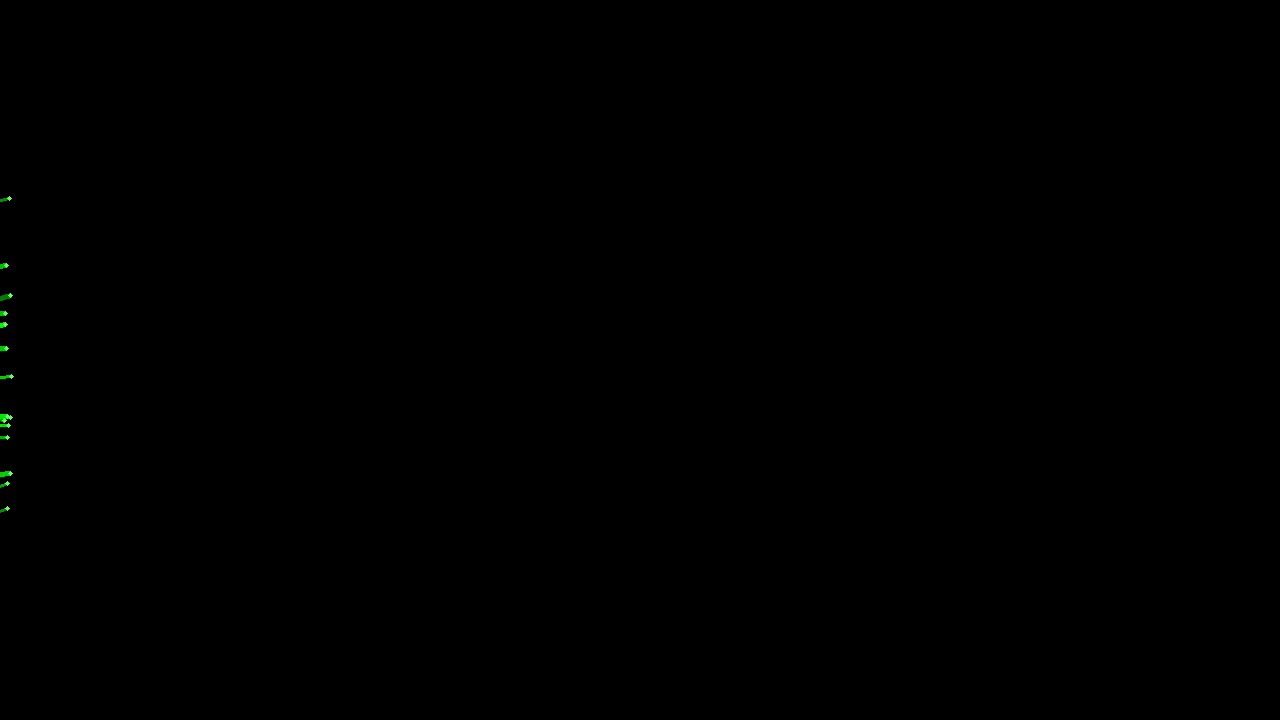
#> input picture frame 0 of neuron_growth_50.mp4, 1280 x 720 px
$ python '神经元追踪工具 v10.0 - 整合匈牙利算法与Frangi滤波.py'
#> lines starting #> are read from the running program, lines starting #| are printed output that depends on the picture; after the words box and inside, x2 and y2 are one past the last pixel; in counts of white or black regions, pixels touching at a corner belong together
"""
神经元追踪工具 v10.0
整合：Frangi滤波 + 尖端检测 + 匈牙利算法匹配
"""

import cv2
import numpy as np
import json
import os
import heapq
from datetime import datetime
from collections import defaultdict

from skimage.morphology import skeletonize, remove_small_objects
from skimage.filters import frangi, hessian
from scipy.optimize import linear_sum_assignment
from scipy.ndimage import convolve

try:
    import tkinter as tk
    from tkinter import filedialog

    HAS_TK = True
except ImportError:
    HAS_TK = False


# ============================================================================
#                              配置
# ============================================================================

class Config:
    MAX_NEURONS = 50
    DISPLAY_WIDTH = 1600
    DISPLAY_HEIGHT = 1000
    PANEL_HEIGHT = 130

    MIN_ZOOM, MAX_ZOOM, ZOOM_STEP = 0.2, 10.0, 1.4

    # 图像处理
    GREEN_THRESHOLD = 40
    CLAHE_CLIP_LIMIT = 3.0
    MEDIAN_KERNEL = 5
    MIN_OBJECT_SIZE = 50

    # Frangi 滤波参数
    FRANGI_SCALE_RANGE = (1, 5)
    FRANGI_SCALE_STEP = 1
    FRANGI_BETA1 = 0.5
    FRANGI_BETA2 = 15

    # 追踪参数
    MAX_MATCH_DIST = 50  # 最大匹配距离
    BIRTH_COST = 80  # 新生代价
    DEATH_COST = 80  # 消失代价
    DIRECTION_WEIGHT = 15.0  # 方向一致性权重
    PREDICTION_WEIGHT = 5.0  # 预测偏差权重
    Y_TOLERANCE = 35
    MAX_GAP = 15
    DIRECTION_HISTORY = 8

    # 颜色
    COLOR_BG = (30, 30, 30)
    COLOR_PANEL = (25, 25, 25)
    COLOR_BTN = (65, 65, 65)
    COLOR_BTN_HOVER = (85, 85, 85)
    COLOR_BTN_ACTIVE = (70, 130, 70)


def gen_colors(n):
    colors = []
    for i in range(n):
        h = int(180 * i / n)
        hsv = np.uint8([[[h, 255, 255]]])
        bgr = cv2.cvtColor(hsv, cv2.COLOR_HSV2BGR)[0][0]
        colors.append((int(bgr[0]), int(bgr[1]), int(bgr[2])))
    return colors


# ============================================================================
#                              UI组件
# ============================================================================

class Button:
    def __init__(self, x, y, w, h, text, color=None):
        self.x, self.y, self.w, self.h = x, y, w, h
        self.text = text
        self.color = color or Config.COLOR_BTN
        self.hover = self.active = False

    def contains(self, px, py):
        return self.x <= px < self.x + self.w and self.y <= py < self.y + self.h

    def draw(self, img):
        bg = Config.COLOR_BTN_ACTIVE if self.active else (Config.COLOR_BTN_HOVER if self.hover else self.color)
        cv2.rectangle(img, (self.x, self.y), (self.x + self.w, self.y + self.h), bg, -1)
        cv2.rectangle(img, (self.x, self.y), (self.x + self.w, self.y + self.h), (100, 100, 100), 1)
        (tw, th), _ = cv2.getTextSize(self.text, cv2.FONT_HERSHEY_SIMPLEX, 0.5, 2)
        cv2.putText(img, self.text, (self.x + (self.w - tw) // 2, self.y + (self.h + th) // 2),
                    cv2.FONT_HERSHEY_SIMPLEX, 0.5, (255, 255, 255), 2, cv2.LINE_AA)


class InputBox:
    def __init__(self, x, y, w, h, label):
        self.x, self.y, self.w, self.h = x, y, w, h
        self.label = label
        self.text = ""
        self.active = False

    def contains(self, px, py):
        return self.x <= px < self.x + self.w and self.y <= py < self.y + self.h

    def draw(self, img, highlight=None):
        cv2.putText(img, self.label, (self.x, self.y - 5), cv2.FONT_HERSHEY_SIMPLEX, 0.4, (180, 180, 180), 1)
        bg = (55, 55, 75) if self.active else (45, 45, 45)
        cv2.rectangle(img, (self.x, self.y), (self.x + self.w, self.y + self.h), bg, -1)
        border = (150, 180, 255) if self.active else (100, 100, 100)
        cv2.rectangle(img, (self.x, self.y), (self.x + self.w, self.y + self.h), border, 1)
        tx = self.x + 6
        if highlight:
            cv2.rectangle(img, (self.x + 4, self.y + 4), (self.x + 20, self.y + self.h - 4), highlight, -1)
            tx = self.x + 26
        cv2.putText(img, self.text, (tx, self.y + self.h - 8), cv2.FONT_HERSHEY_SIMPLEX, 0.5, (220, 220, 220), 1)

    # [8 lines left out: function handle_key, not called in this run]


# ============================================================================
#                              视频处理
# ============================================================================

class VideoHandler:
    def __init__(self):
        self.cap = self.writer = None
        self.path = ""
        self.total = self.w = self.h = 0
        self.fps = 30
        self.frame = None
        self.idx = 0

    def load(self, path):
        self.path = path
        self.cap = cv2.VideoCapture(path)
        self.total = int(self.cap.get(cv2.CAP_PROP_FRAME_COUNT))
        self.w = int(self.cap.get(cv2.CAP_PROP_FRAME_WIDTH))
        self.h = int(self.cap.get(cv2.CAP_PROP_FRAME_HEIGHT))
        self.fps = self.cap.get(cv2.CAP_PROP_FPS) or 30
        print(f"✓ 视频: {self.w}x{self.h}, {self.fps:.1f}fps, {self.total}帧")

    def read(self, idx):
        idx = max(0, min(idx, self.total - 1))
        self.cap.set(cv2.CAP_PROP_POS_FRAMES, idx)
        ret, self.frame = self.cap.read()
        if ret: self.idx = idx
        return self.frame

    def start_write(self, path):
        os.makedirs(os.path.dirname(path) or ".", exist_ok=True)
        self.writer = cv2.VideoWriter(path, cv2.VideoWriter_fourcc(*'mp4v'), int(self.fps), (self.w, self.h))

    def write(self, f):
        if self.writer: self.writer.write(f)

    def stop_write(self):
        if self.writer: self.writer.release(); self.writer = None

    def release(self):
        if self.cap: self.cap.release()
        self.stop_write()


# ============================================================================
#                     阶段一：图像增强与分割（Frangi滤波）
# ============================================================================

class ImageProcessor:
    """
    图像处理器：整合 Frangi 滤波增强管状结构
    """

    def __init__(self):
        self.clahe = cv2.createCLAHE(clipLimit=Config.CLAHE_CLIP_LIMIT, tileGridSize=(8, 8))
        self.kernel = cv2.getStructuringElement(cv2.MORPH_ELLIPSE, (3, 3))

    # [106 lines left out: functions is_green, extract_green_channel, apply_frangi, process_frame, nearest_skeleton_point, not called in this run]


# ============================================================================
#                     阶段二：拓扑结构提取（尖端/分支点检测）
# ============================================================================

class TopologyExtractor:
    """
    拓扑结构提取器：从骨架中提取关键节点

    节点类型根据度(degree)分类：
    - 尖端(Tip): degree = 1
    - 路径(Path): degree = 2
    - 分支点(Branch): degree >= 3
    """

    # 8邻域偏移
    NEIGHBORS = [(-1, -1), (-1, 0), (-1, 1), (0, -1), (0, 1), (1, -1), (1, 0), (1, 1)]

    def __init__(self):
        # 用于计算度的卷积核
        self.degree_kernel = np.array([[1, 1, 1], [1, 0, 1], [1, 1, 1]], dtype=np.uint8)

    # [95 lines left out: functions compute_degree_map, extract_tips, extract_branches, _compute_tip_direction, extract_all_nodes, not called in this run]


# ============================================================================
#                     阶段三：时序关联（匈牙利算法）
# ============================================================================

class HungarianMatcher:
    """
    基于匈牙利算法的时序关联器

    代价函数: C_ij = α·d_spatial + β·d_direction + γ·d_prediction
    """

    def __init__(self, max_dist=None, birth_cost=None, death_cost=None):
        self.max_dist = max_dist or Config.MAX_MATCH_DIST
        self.birth_cost = birth_cost or Config.BIRTH_COST
        self.death_cost = death_cost or Config.DEATH_COST

    # [120 lines left out: functions compute_cost_matrix, match_with_birth_death, not called in this run]


# ============================================================================
#                     综合追踪器
# ============================================================================

class NeuronTracker:
    """
    神经元追踪器：整合三阶段追踪
    """

    def __init__(self, img_processor):
        self.ip = img_processor
        self.topo = TopologyExtractor()
        self.matcher = HungarianMatcher()

        # 追踪状态
        self.trajectories = {}  # tip_id -> [(y, x), ...]
        self.tip_directions = {}  # tip_id -> (dy, dx)
        self.next_id = 0
        self.branch_tree = {}  # tip_id -> parent_id

    # [291 lines left out: functions reset, _compute_direction, initialize_from_markers, track_growth, track_frame_hungarian, _trace_single_direction and 2 more, not called in this run]


# ============================================================================
#                              数据管理
# ============================================================================

class DataManager:
    def __init__(self):
        self.marks = {}  # {nid: {"color": [...], "marks": [...]}}
        self.trajs = {}  # {nid: [(y,x), ...]}
        self.colors = gen_colors(Config.MAX_NEURONS)

    # [21 lines left out: functions add_mark, del_mark_near, not called in this run]

    def get_marks(self, nid):
        return self.marks[nid]["marks"] if nid in self.marks else []

    def color(self, nid):
        return tuple(self.marks[nid]["color"]) if nid in self.marks else tuple(self.colors[nid % len(self.colors)])

    def del_neuron(self, nid):
        self.marks.pop(nid, None)
        self.trajs.pop(nid, None)

    # [26 lines left out: functions new_id, save, load, not called in this run]


# ============================================================================
#                              主程序
# ============================================================================

class NeuronTool:
    def __init__(self):
        self.vid = VideoHandler()
        self.ip = ImageProcessor()
        self.data = DataManager()
        self.tracker = NeuronTracker(self.ip)
        self.topo = TopologyExtractor()

        self.zoom = 1.0
        self.pan_x = self.pan_y = 0
        self.panning = False
        self.pan_start = (0, 0)

        self.cur_nid = 0
        self.mode = 'mark'
        self.use_frangi = True  # 是否使用Frangi滤波

        self.buttons = {}
        self.frame_inp = self.neuron_inp = self.active_inp = None
        self.mx = self.my = 0
        self.action = None
        self.data_path = self.out_path = None

        if HAS_TK:
            self.root = tk.Tk()
            self.root.withdraw()
        else:
            self.root = None

    @property
    def img_h(self):
        return Config.DISPLAY_HEIGHT - Config.PANEL_HEIGHT

    def _init_ui(self):
        y1, y2, y3 = self.img_h + 12, self.img_h + 55, self.img_h + 95
        bh = 36
        x = 15

        self.buttons['prev'] = Button(x, y1, 55, bh, '<Prev');
        x += 60
        self.buttons['next'] = Button(x, y1, 55, bh, 'Next>');
        x += 60
        self.buttons['p10'] = Button(x, y1, 40, bh, '-10');
        x += 45
        self.buttons['n10'] = Button(x, y1, 40, bh, '+10');
        x += 55

        self.frame_inp = InputBox(x, y1 + 2, 80, 32, "Frame:");
        x += 95

        self.buttons['zin'] = Button(x, y1, 35, bh, 'Z+');
        x += 40
        self.buttons['zout'] = Button(x, y1, 35, bh, 'Z-');
        x += 40
        self.buttons['zfit'] = Button(x, y1, 35, bh, 'Fit');
        x += 50

        self.neuron_inp = InputBox(x, y1 + 2, 60, 32, "Neuron:")
        self.neuron_inp.text = "0";
        x += 75

        self.buttons['new'] = Button(x, y1, 45, bh, 'New');
        x += 50
        self.buttons['deln'] = Button(x, y1, 50, bh, 'Del N');
        x += 55
        self.buttons['frangi'] = Button(x, y1, 60, bh, 'Frangi');
        x += 65

        x = 15
        self.buttons['mark'] = Button(x, y2, 60, bh, 'MARK');
        x += 65
        self.buttons['track'] = Button(x, y2, 60, bh, 'TRACK');
        x += 75
        self.buttons['run'] = Button(x, y2, 80, bh, '> RUN', (60, 110, 60));
        x += 85
        self.buttons['save'] = Button(x, y2, 50, bh, 'Save', (60, 110, 60));
        x += 55
        self.buttons['load'] = Button(x, y2, 50, bh, 'Load');
        x += 55
        self.buttons['clr'] = Button(x, y2, 70, bh, 'ClearAll', (60, 60, 110));
        x += 80
        self.buttons['tips'] = Button(x, y2, 55, bh, 'Tips');
        x += 60
        self.buttons['exit'] = Button(x, y2, 50, bh, 'EXIT', (60, 60, 110))

        for i in range(15):
            self.buttons[f'n{i}'] = Button(15 + i * 50, y3, 46, 28, f'N{i}')

    # [11 lines left out: functions s2i, i2s, not called in this run]

    def _fit(self):
        self.zoom = min((Config.DISPLAY_WIDTH - 40) / self.vid.w, (self.img_h - 40) / self.vid.h, 1.0)
        self.pan_x = self.pan_y = 0

    # [158 lines left out: functions _show_tips, _btn_click, _confirm_inp, _mouse, not called in this run]

    def _draw(self):
        if self.vid.frame is None:
            return None

        c = np.full((Config.DISPLAY_HEIGHT, Config.DISPLAY_WIDTH, 3), Config.COLOR_BG, np.uint8)

        dw, dh = int(self.vid.w * self.zoom), int(self.vid.h * self.zoom)
        interp = cv2.INTER_LINEAR if self.zoom < 1 else cv2.INTER_NEAREST
        resized = cv2.resize(self.vid.frame, (dw, dh), interpolation=interp)
        ox = (Config.DISPLAY_WIDTH - dw) // 2 + self.pan_x
        oy = (self.img_h - dh) // 2 + self.pan_y

        sx1, sy1 = max(0, -ox), max(0, -oy)
        sx2, sy2 = min(dw, Config.DISPLAY_WIDTH - ox), min(dh, self.img_h - oy)
        dx1, dy1 = max(0, ox), max(0, oy)
        dx2, dy2 = min(Config.DISPLAY_WIDTH, ox + dw), min(self.img_h, oy + dh)

        if sx2 > sx1 and sy2 > sy1:
            c[dy1:dy2, dx1:dx2] = resized[sy1:sy2, sx1:sx2]

        # 画标记（其他帧先画，当前帧后画）
        for nid, nd in self.data.marks.items():
            col = tuple(nd["color"])
            for m in nd["marks"]:
                sx, sy = self.i2s(m["x"], m["y"])
                if m["frame"] != self.vid.idx:
                    cv2.drawMarker(c, (sx, sy), col, cv2.MARKER_TILTED_CROSS, 8, 1)

        for nid, nd in self.data.marks.items():
            col = tuple(nd["color"])
            for m in nd["marks"]:
                if m["frame"] == self.vid.idx:
                    sx, sy = self.i2s(m["x"], m["y"])
                    if nid == self.cur_nid:
                        cv2.circle(c, (sx, sy), 10, (255, 255, 255), 2)
                    cv2.circle(c, (sx, sy), 6, col, -1)
                    cv2.putText(c, str(nid), (sx + 8, sy + 4), cv2.FONT_HERSHEY_SIMPLEX, 0.5, col, 2)

        # track模式画轨迹
        if self.mode == 'track':
            for nid, traj in self.data.trajs.items():
                col = self.data.color(nid)
                for i in range(len(traj) - 1):
                    p1, p2 = self.i2s(traj[i][1], traj[i][0]), self.i2s(traj[i + 1][1], traj[i + 1][0])
                    if np.sqrt((p1[0] - p2[0]) ** 2 + (p1[1] - p2[1]) ** 2) < 50:
                        cv2.line(c, p1, p2, col, 2, cv2.LINE_AA)
                if traj:
                    cv2.circle(c, self.i2s(traj[-1][1], traj[-1][0]), 5, (0, 0, 255), -1)

        # 面板
        cv2.rectangle(c, (0, self.img_h), (Config.DISPLAY_WIDTH, Config.DISPLAY_HEIGHT), Config.COLOR_PANEL, -1)
        for b in self.buttons.values():
            b.draw(c)
        self.frame_inp.draw(c)
        self.neuron_inp.draw(c, self.data.color(self.cur_nid))

        # 信息
        frangi_str = "ON" if self.use_frangi else "OFF"
        info = f"Frame: {self.vid.idx + 1}/{self.vid.total} | Zoom: {self.zoom:.2f} | Mode: {self.mode.upper()} | N{self.cur_nid} | Frangi: {frangi_str}"
        cv2.putText(c, info, (10, 26), cv2.FONT_HERSHEY_SIMPLEX, 0.55, (255, 220, 0), 2, cv2.LINE_AA)

        return c

    # ==========================================================================
    #                    追踪核心（整合匈牙利算法）
    # ==========================================================================

    # [148 lines left out: functions run_tracking, _play_animation, not called in this run]

    # ==========================================================================
    #                    主循环
    # ==========================================================================

    def run(self, video_path, data_path=None):
        self.vid.load(video_path)
        self.data_path = data_path or os.path.splitext(video_path)[0] + "_data.json"
        self.out_path = os.path.splitext(video_path)[0] + "_tracked.mp4"

        if os.path.exists(self.data_path):
            self.data.load(self.data_path)

        self._init_ui()
        self.vid.read(0)
#> in read, self.frame is the input picture: shape (720, 1280, 3); mean B, G, R 0, 0.1, 0
        self.frame_inp.text = "1"
        self._fit()

        win = 'Neuron Tool v10'
        cv2.namedWindow(win, cv2.WINDOW_NORMAL)
        cv2.resizeWindow(win, Config.DISPLAY_WIDTH, Config.DISPLAY_HEIGHT)
        cv2.setMouseCallback(win, self._mouse)

        print("\n" + "=" * 60)
        print("神经元追踪工具 v10.0")
        print("=" * 60)
        print("新特性: Frangi滤波 | 尖端检测 | 匈牙利匹配")
        print("-" * 60)
        print("左键=标记 | 右键=删除 | 滚轮=缩放 | 中键=平移")
        print("A/D=帧 | 0-9=神经元 | RUN=追踪 | Tips=查看尖端")
        print("=" * 60 + "\n")

        while True:
            disp = self._draw()
#> in _draw, `cv2.rectangle(c, (0, self.img_h), (Config.DISPLAY_WIDTH, Config.DISPLA..`:
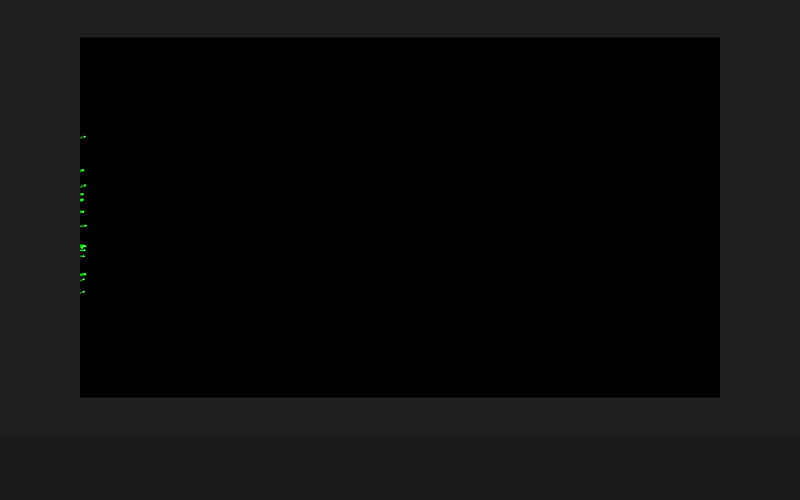
#> c: shape (1000, 1600, 3) (shown at 1/2 size); mean of channels 0, 1, 2 12.1, 12.1, 12.1; drawn as B, G, R
#> after the loop in _draw, `for b in self.buttons.values():`:
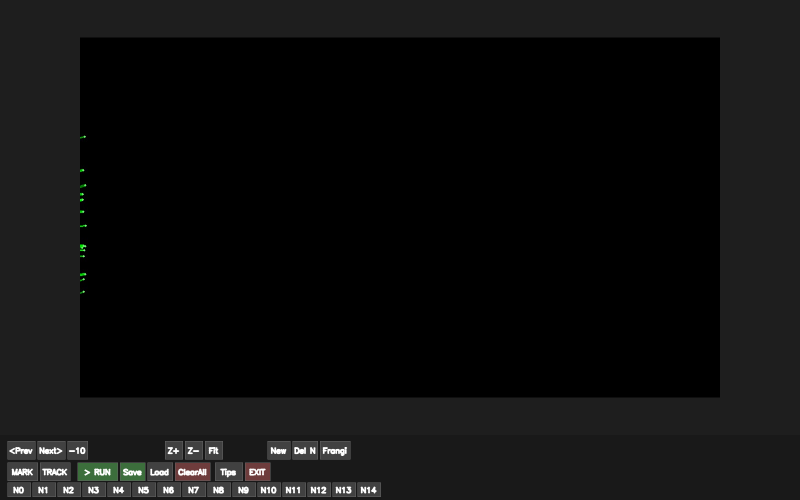
#> c: shape (1000, 1600, 3) (shown at 1/2 size); 3.36% of pixels changed, all inside (x1, y1, x2, y2) = (15, 882, 762, 994); drawn as B, G, R
#> in _draw, `cv2.putText(c, info, (10, 26), cv2.FONT_HERSHEY_SIMPLEX, 0.55, (255, 2..`:
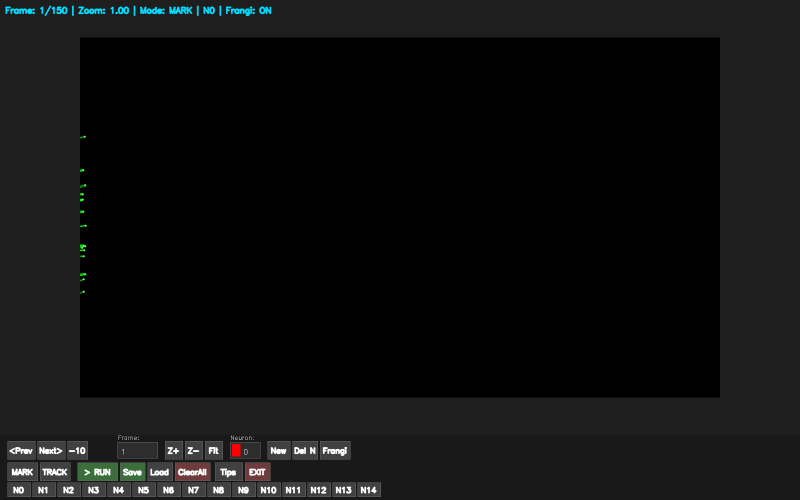
#> c: shape (1000, 1600, 3) (shown at 1/2 size); mean of channels 0, 1, 2 15.2, 15.3, 14.8; drawn as B, G, R
            if disp is not None:
                cv2.imshow(win, disp)

            if self.action == 'run':
                self.run_tracking()
                self.data.save(self.data_path)
                self.action = None
            elif self.action == 'save':
                self.data.save(self.data_path)
                self.action = None
            elif self.action == 'load':
                if HAS_TK:
                    p = filedialog.askopenfilename(filetypes=[("JSON", "*.json")])
                    if p:
                        self.data_path = p
                        self.data.load(p)
                self.action = None
            elif self.action == 'exit':
                break

            key = cv2.waitKey(30) & 0xFF
#> (key q is pressed here)

            if self.active_inp:
                r = self.active_inp.handle_key(key)
                if r == 'confirm':
                    self._confirm_inp()
                elif r == 'cancel':
                    self.active_inp.active = False
                    self.active_inp = None
                continue

            if key == 27:
                break
            elif key == ord('a'):
                self.vid.read(self.vid.idx - 1)
                self.frame_inp.text = str(self.vid.idx + 1)
            elif key == ord('d'):
                self.vid.read(self.vid.idx + 1)
                self.frame_inp.text = str(self.vid.idx + 1)
            elif key == ord('w'):
                self.vid.read(self.vid.idx + 10)
                self.frame_inp.text = str(self.vid.idx + 1)
            elif key == ord('s'):
                self.vid.read(self.vid.idx - 10)
                self.frame_inp.text = str(self.vid.idx + 1)
            elif ord('0') <= key <= ord('9'):
                self.cur_nid = key - ord('0')
                self.neuron_inp.text = str(self.cur_nid)
            elif key == ord('f'):
                self.use_frangi = not self.use_frangi
                print(f"Frangi滤波: {'启用' if self.use_frangi else '禁用'}")
            elif key == ord('t'):
                self._show_tips()

        cv2.destroyAllWindows()
        self.vid.release()
        if self.root:
            self.root.destroy()


# ============================================================================
#                              入口
# ============================================================================

if __name__ == "__main__":
    VIDEO_PATH = r"F:\工作文件\RA\python\项目汇总\神经图像\neuron_growth_50.mp4"

    tool = NeuronTool()
    tool.run(VIDEO_PATH)
